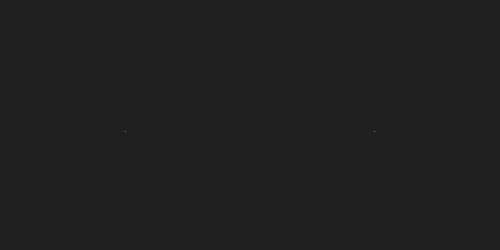
Frame 1 (no input)
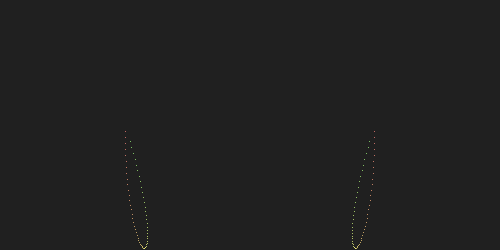
Frame 60 (the mouse pressed at the canvas centre just before this capture)
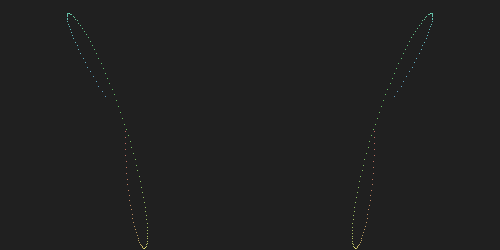
Frame 120 (the mouse held since frame 60 and released just before this capture)

The Processing sketch that drew these frames (run headless with seeded random() and noise(); from frame 60 on, the mouse is pressed at the canvas centre):

// Processing sketch: build
// ── build.pde
/* 

Aprendiendo Processing - funciones anidadas

José Vicente Araújo
http://dunadigital.com 
svcnt@dunadigital.com
junio 2015
Processing 2.2.1

*/


//VARIABLES GLOBALES


//SETUP
void setup() {
	size(500, 250);
	background(#202020);
	stroke(255);
	noFill();
	
}

//LOOP
void draw() {

		flor(width*0.25, height*0.5, 1);
		flor(width*0.75, height*0.5, -1);

}

void flor(float centroX, float centroY, float sim){
	colorea();
	pushMatrix();
		translate(centroX, centroY);
		float radio = sin(frameCount*0.05) * 125;
		float posX = sim*sin(frameCount*0.005)*radio;
		float posY = cos(frameCount*0.005)*radio;
		point(posX, posY);
	popMatrix();
}

void colorea(){
	colorMode(HSB);
	float hue = sin(frameCount*0.005)*255;
	color degradado = color(hue,127,255);
	stroke(degradado);
}
